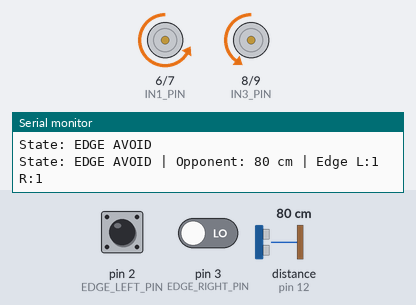
This sketch was run on a simulated Arduino Uno, built with avr-gcc and run on an emulated ATmega328P. Parts: motor-driver pin pairs drawn as motors (green arrow = first pin HIGH = forward, orange = second pin HIGH = backward, longer = more drive, scaled by the enable pin), the last lines printed to the serial monitor. Wiring (inferred from the names in the program): ultrasonic range finder: trigger pin 11; echo pin 12. Inputs (shaded band) come from the test bench; at power-on: pin 2 (EDGE_LEFT_PIN) LOW, pin 3 (EDGE_RIGHT_PIN) LOW, distance to the obstacle (sensor on pin 12) 80 cm. The echo pulse lasts 58.3 µs per cm.

Above: at 1.2 s.
1.3 s: pin 2 (EDGE_LEFT_PIN) pulled HIGH for 0.15 s
At 1.38 s:
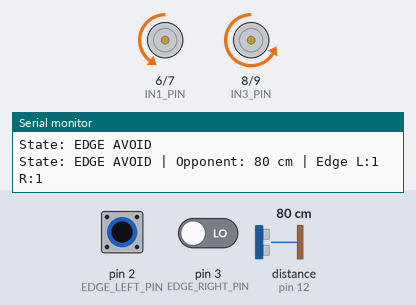
2.9 s: pin 2 (EDGE_LEFT_PIN) pulled HIGH for 3.2 s
At 6.6 s:
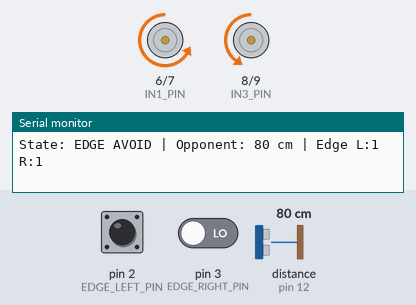
7.6 s: pin 2 (EDGE_LEFT_PIN) driven HIGH and pin 3 (EDGE_RIGHT_PIN) driven HIGH
At 8.8 s:
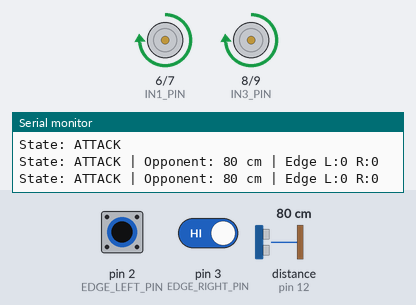
9.1 s: distance to the obstacle (sensor on pin 12) set to 97 cm
10.6 s: distance to the obstacle (sensor on pin 12) set to 106 cm
At 11.8 s:
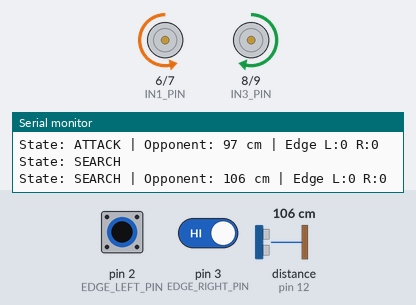
13.6 s: distance to the obstacle (sensor on pin 12) set to 2 cm
Timing chart, 0 to 16.1 s (numbered marks = the images above; inputs shaded):
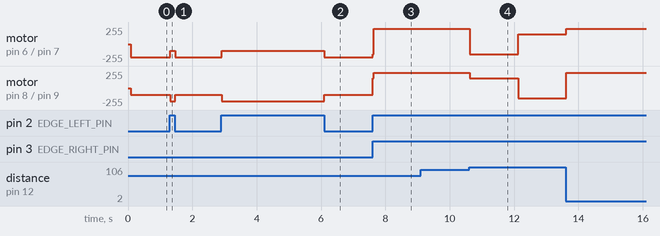

Measured:
- the behaviour switches between 100 and 101 cm on distance to the obstacle (sensor on pin 12) (found by bisection; images 3 and 4)
- after the input at 1.3 s, motor on pin 6 (IN1_PIN) / pin 7 (IN2_PIN): backward 200/255 → backward 100/255 at once, → backward 200/255 0.16 s later; motor on pin 8 (IN3_PIN) / pin 9 (IN4_PIN): backward 100/255 → backward 200/255 at once, → backward 100/255 0.16 s later
- after the input at 2.9 s, motor on pin 6 (IN1_PIN) / pin 7 (IN2_PIN): backward 200/255 → backward 100/255 at once, → backward 200/255 3.2 s later; motor on pin 8 (IN3_PIN) / pin 9 (IN4_PIN): backward 100/255 → backward 200/255 at once, → backward 100/255 3.2 s later
- after the input at 7.6 s, motor on pin 6 (IN1_PIN) / pin 7 (IN2_PIN): backward 200/255 → forward 230/255 at once; motor on pin 8 (IN3_PIN) / pin 9 (IN4_PIN): backward 100/255 → forward 230/255 at once
- after the input at 10.6 s, motor on pin 6 (IN1_PIN) / pin 7 (IN2_PIN): forward 230/255 → backward 150/255 at once, → forward 150/255 1.5 s later; motor on pin 8 (IN3_PIN) / pin 9 (IN4_PIN): forward 230/255 → forward 150/255 at once, → backward 150/255 1.5 s later

The sketch:

Sumo-Robot.ino
```cpp
// 085 - Sumo Robot
// A mini-sumo robot: it stays inside the ring, hunts for an opponent and
// charges when it sees one.
// Board: Arduino Uno
//
// SUMO RING RULES (mini-sumo / "minisumo" class):
// The robots fight inside a round ring called a dohyo. The ring floor is
// white with a black border line about 25 mm wide, and each robot must stay
// inside it. Our two downward sensors watch for that black border, which is
// the "edge" the robot must never cross. In a real bout, if neither robot
// has pushed the other for 30 seconds the referee stops the match, so a
// robot that only attacks when it actually sees an opponent saves its
// battery and avoids pointless shoving - that is exactly what this sketch
// does with its SEARCH -> ATTACK -> EDGE AVOID state machine.
//
// Wiring:
//   Left downward reflectance sensor  OUT -> digital pin 2
//   Right downward reflectance sensor OUT -> digital pin 3
//     (each module: VCC -> 5V, GND -> GND, mounted under the chassis
//      looking at the floor, about 5 mm above the ring surface)
//   HC-SR04 TRIG -> digital pin 11, ECHO -> digital pin 12, VCC -> 5V, GND -> GND
//     (facing forwards at opponent height)
//   L298N motor driver (standard robot wiring):
//     ENA -> digital pin 5  (PWM left motor speed, remove the ENA jumper cap)
//     IN1 -> digital pin 6, IN2 -> digital pin 7   (left motor)
//     IN3 -> digital pin 8, IN4 -> digital pin 9   (right motor)
//     ENB -> digital pin 10 (PWM right motor speed, remove the ENB jumper cap)
//     +12V -> separate 6-12V motor battery pack (+)
//     GND  -> battery (-) AND Arduino GND (common ground is essential)
//
// IMPORTANT: power the motors from a separate 6-12V supply, never from the
// Arduino 5V pin, and always join the supply ground to the Arduino ground.
//
// Priority of the three states (checked in this order every cycle):
//   1. EDGE AVOID - a border line is under a sensor: back away first, it is
//      always the most urgent action.
//   2. ATTACK     - an opponent is within 100 cm: charge at full speed.
//   3. SEARCH     - nothing seen: sweep the ring with slow spins.

// ---------------- Pin constants ----------------
const int EDGE_LEFT_PIN = 2;   // left downward reflectance sensor
const int EDGE_RIGHT_PIN = 3;  // right downward reflectance sensor

const int TRIG_PIN = 11;   // HC-SR04 trigger output
const int ECHO_PIN = 12;   // HC-SR04 echo input

const int ENA_PIN = 5;   // L298N enable A (PWM) - left motor speed
const int IN1_PIN = 6;   // L298N left motor input 1
const int IN2_PIN = 7;   // L298N left motor input 2
const int IN3_PIN = 8;   // L298N right motor input 1
const int IN4_PIN = 9;   // L298N right motor input 2
const int ENB_PIN = 10;  // L298N enable B (PWM) - right motor speed

// ---------------- Behaviour settings ----------------
const int ATTACK_SPEED = 230;    // 0-255, charging speed
const int SEARCH_SPEED = 150;    // 0-255, slower while hunting
const int EDGE_SPEED = 200;      // 0-255, escape speed at the border
const int OPPONENT_CM = 100;     // closer than this counts as an opponent
const bool EDGE_LEVEL = LOW;     // sensors read LOW over the black border
const unsigned long EDGE_MS = 800;       // escape manoeuvre length
const unsigned long SEARCH_SPIN_MS = 1500;  // sweep direction changes
const unsigned long ECHO_TIMEOUT_US = 30000;  // 30 ms ≈ max 5 m, stops pulseIn() hanging
const unsigned long PRINT_MS = 700;      // Serial heartbeat interval

// ---------------- State machine ----------------
enum RobotState { SEARCHING, ATTACKING, AVOIDING_EDGE };
RobotState state = SEARCHING;
unsigned long stateStartMs = 0;
unsigned long searchStartMs = 0;
bool searchLeft = true;      // which way the search spin is going
int lastDistance = -1;       // last opponent distance, -1 = nothing in range
unsigned long lastPrintMs = 0;

// A floor sensor reports the border line when its output matches EDGE_LEVEL
bool edgeSeen(int pin) {
  return digitalRead(pin) == EDGE_LEVEL;
}

// Drive the left motor. Speed is signed: + forward, - reverse, 0 stop.
void setLeftMotor(int speed) {
  if (speed > 0) {
    digitalWrite(IN1_PIN, HIGH);
    digitalWrite(IN2_PIN, LOW);
    analogWrite(ENA_PIN, speed);
  } else if (speed < 0) {
    digitalWrite(IN1_PIN, LOW);
    digitalWrite(IN2_PIN, HIGH);
    analogWrite(ENA_PIN, -speed);
  } else {
    digitalWrite(IN1_PIN, LOW);
    digitalWrite(IN2_PIN, LOW);
    analogWrite(ENA_PIN, 0);
  }
}

// Drive the right motor in exactly the same way
void setRightMotor(int speed) {
  if (speed > 0) {
    digitalWrite(IN3_PIN, HIGH);
    digitalWrite(IN4_PIN, LOW);
    analogWrite(ENB_PIN, speed);
  } else if (speed < 0) {
    digitalWrite(IN3_PIN, LOW);
    digitalWrite(IN4_PIN, HIGH);
    analogWrite(ENB_PIN, -speed);
  } else {
    digitalWrite(IN3_PIN, LOW);
    digitalWrite(IN4_PIN, LOW);
    analogWrite(ENB_PIN, 0);
  }
}

void stopMotors() {
  setLeftMotor(0);
  setRightMotor(0);
}

// Charge straight at the opponent
void charge(int speed) {
  setLeftMotor(speed);
  setRightMotor(speed);
}

// Arc backwards away from the border. The wheel on the side that saw the
// line spins faster in reverse, so the robot also turns away from that edge.
void backAwayFromEdge(bool leftEdge) {
  if (leftEdge) {
    setLeftMotor(-EDGE_SPEED);        // left wheel fast back
    setRightMotor(-EDGE_SPEED / 2);   // right wheel slow back -> swings right
  } else {
    setLeftMotor(-EDGE_SPEED / 2);
    setRightMotor(-EDGE_SPEED);
  }
}

// Sweep the ring: left wheel back, right wheel forward (or the mirror image)
void searchSpin(int speed) {
  if (searchLeft) {
    setLeftMotor(-speed);
    setRightMotor(speed);
  } else {
    setLeftMotor(speed);
    setRightMotor(-speed);
  }
}

// Measure the distance in centimetres, or return -1 when no echo comes back
long readDistanceCm() {
  digitalWrite(TRIG_PIN, LOW);
  delayMicroseconds(2);
  digitalWrite(TRIG_PIN, HIGH);
  delayMicroseconds(10);
  digitalWrite(TRIG_PIN, LOW);

  unsigned long duration = pulseIn(ECHO_PIN, HIGH, ECHO_TIMEOUT_US);
  if (duration == 0) return -1;      // no echo = nothing in range
  return (long)(duration / 58);      // ~58 microseconds per cm round trip
}

void enterState(RobotState next) {
  state = next;
  stateStartMs = millis();
}

// Human readable state names for the Serial log
const char* stateName(RobotState s) {
  switch (s) {
    case SEARCHING:     return "SEARCH";
    case ATTACKING:     return "ATTACK";
    case AVOIDING_EDGE: return "EDGE AVOID";
  }
  return "?";
}

void setup() {
  pinMode(EDGE_LEFT_PIN, INPUT);
  pinMode(EDGE_RIGHT_PIN, INPUT);
  pinMode(TRIG_PIN, OUTPUT);
  pinMode(ECHO_PIN, INPUT);

  pinMode(ENA_PIN, OUTPUT);
  pinMode(IN1_PIN, OUTPUT);
  pinMode(IN2_PIN, OUTPUT);
  pinMode(IN3_PIN, OUTPUT);
  pinMode(IN4_PIN, OUTPUT);
  pinMode(ENB_PIN, OUTPUT);

  stopMotors();

  Serial.begin(9600);
  Serial.println("085 - Sumo Robot ready.");
  Serial.println("States: SEARCH / ATTACK / EDGE AVOID");
  Serial.println("Place the robot inside the ring and press the motor supply on.");
}

void loop() {
  unsigned long now = millis();

  // ----- 1. Inputs (read every cycle, they are cheap) -----
  bool leftEdge = edgeSeen(EDGE_LEFT_PIN);
  bool rightEdge = edgeSeen(EDGE_RIGHT_PIN);
  bool opponent = false;

  if (state != AVOIDING_EDGE) {          // do not chase anything while escaping
    lastDistance = readDistanceCm();
    opponent = (lastDistance > 0 && lastDistance <= OPPONENT_CM);
  }

  // ----- 2. Priority: escape the border, attack, otherwise search -----
  if (leftEdge || rightEdge) {
    if (state != AVOIDING_EDGE) {
      Serial.println("State: EDGE AVOID");
      enterState(AVOIDING_EDGE);
    }
    backAwayFromEdge(leftEdge);
  } else if (opponent) {
    if (state != ATTACKING) {
      Serial.println("State: ATTACK");
      enterState(ATTACKING);
    }
    charge(ATTACK_SPEED);
  } else {
    if (state != SEARCHING) {
      Serial.println("State: SEARCH");
      enterState(SEARCHING);
      searchStartMs = now;
    }

    // Flip the sweep direction every 1.5 s so the robot covers the ring
    if (now - searchStartMs >= SEARCH_SPIN_MS) {
      searchStartMs = now;
      searchLeft = !searchLeft;
      Serial.print("State: SEARCH (now spinning ");
      Serial.print(searchLeft ? "left" : "right");
      Serial.println(")");
    }
    searchSpin(SEARCH_SPEED);
  }

  // ----- 3. Leave the escape state once the robot is back inside -----
  if (state == AVOIDING_EDGE && !leftEdge && !rightEdge && now - stateStartMs >= EDGE_MS) {
    Serial.println("State: SEARCH");
    enterState(SEARCHING);
    searchStartMs = now;
  }

  // ----- 4. Heartbeat with the state and the last distance -----
  if (now - lastPrintMs >= PRINT_MS) {
    lastPrintMs = now;
    Serial.print("State: ");
    Serial.print(stateName(state));
    Serial.print(" | Opponent: ");
    if (lastDistance < 0) {
      Serial.print("none");
    } else {
      Serial.print(lastDistance);
      Serial.print(" cm");
    }
    Serial.print(" | Edge L:");
    Serial.print(leftEdge ? 1 : 0);
    Serial.print(" R:");
    Serial.println(rightEdge ? 1 : 0);
  }

  delay(20);
}
```
